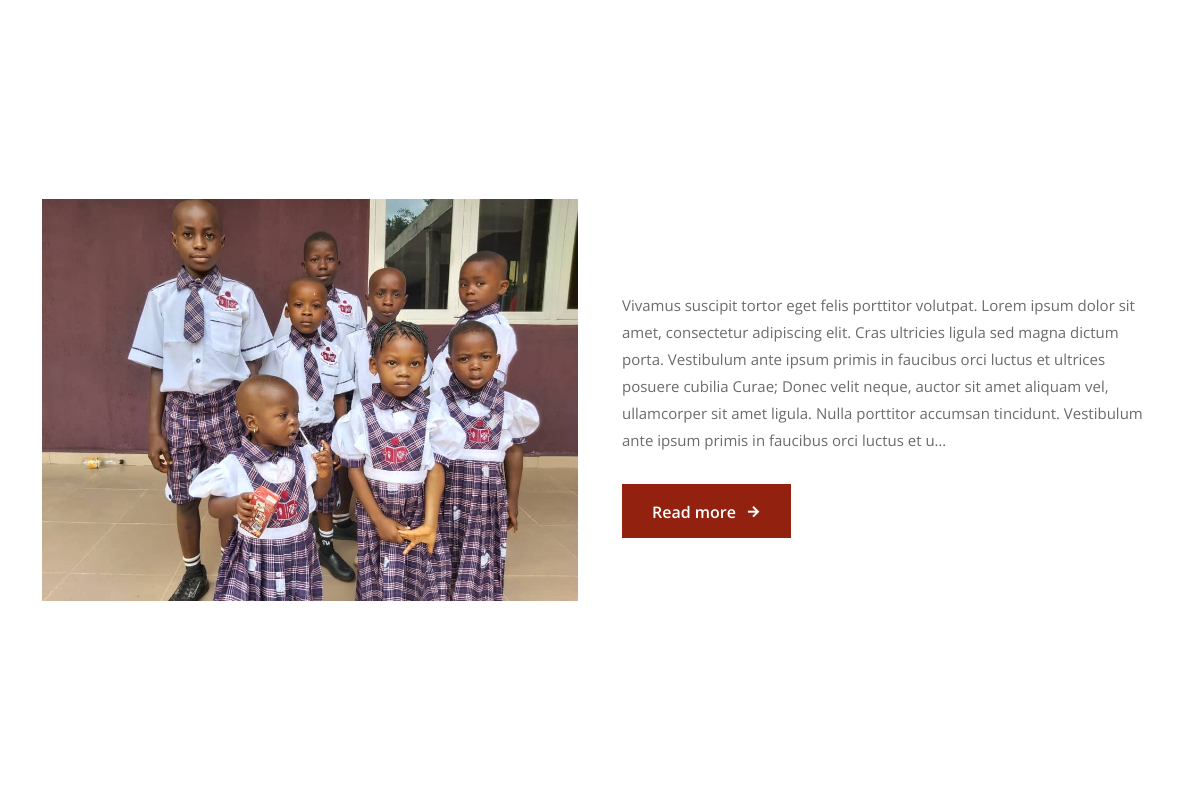
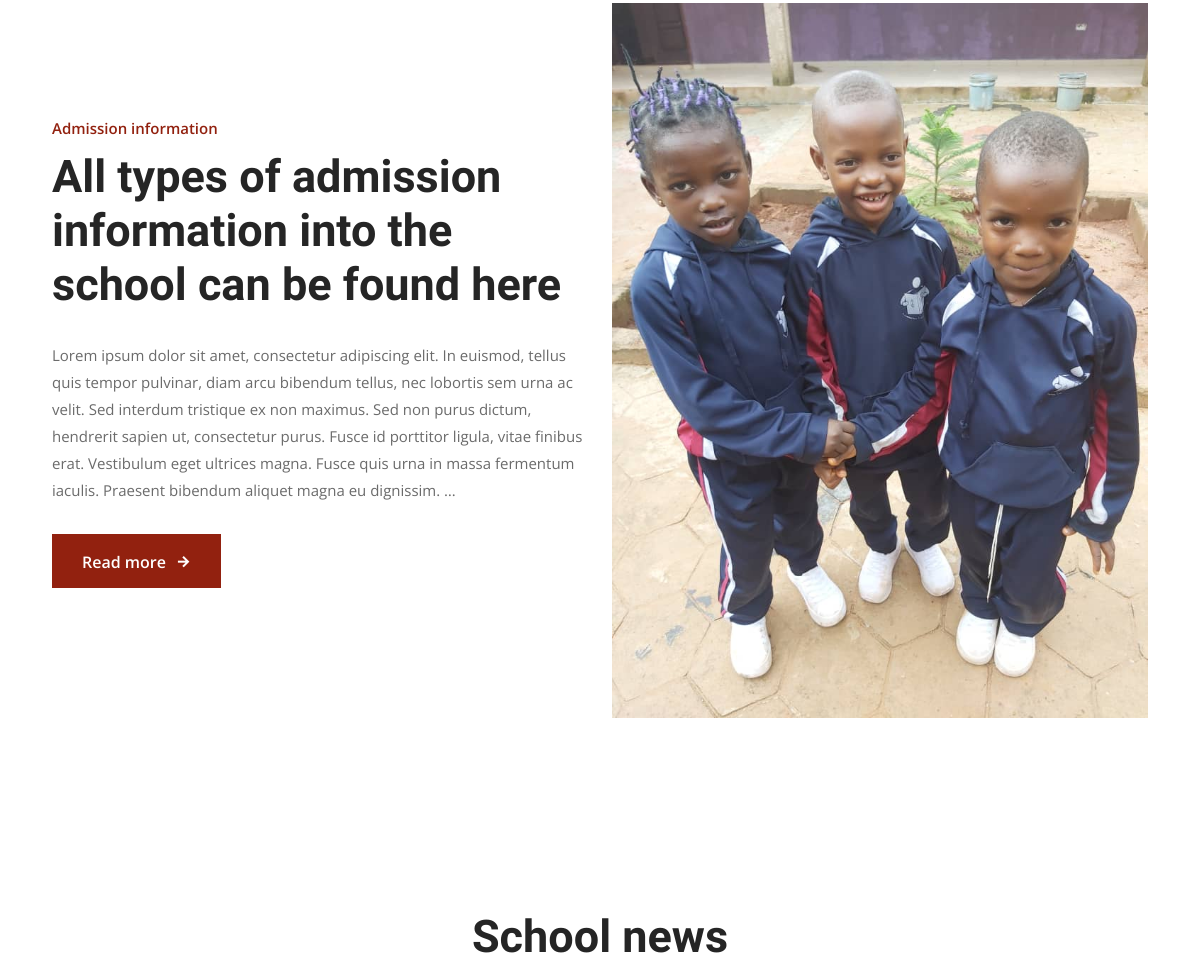
The app's page / (middle part), older data (2 pictures, top to bottom).
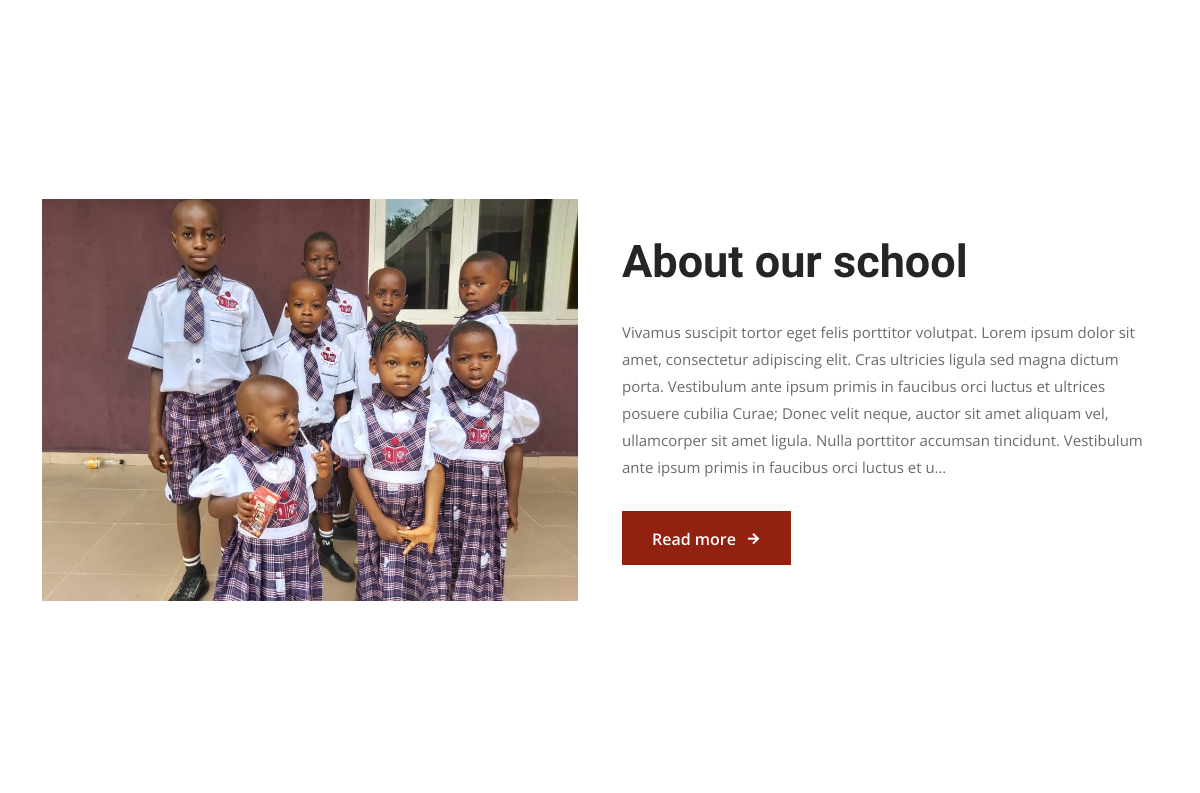
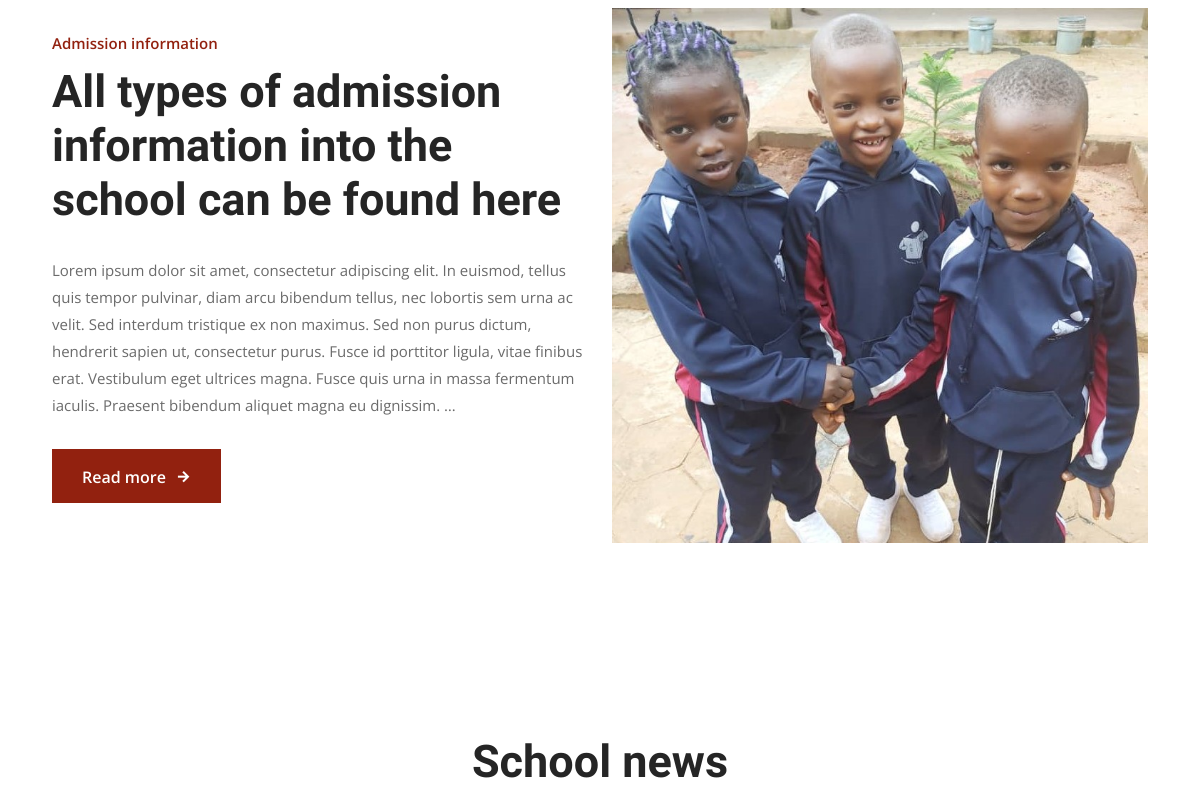
The same page, newer data (2 pictures, top to bottom).
### core/models.py (models this page shows, shortened)
class About(models.Model):
    welcome_note = models.TextField()
    welcome_note_image = models.ImageField(upload_to='about')
    history = RichTextUploadingField()
    history_title = models.CharField(max_length=20)
    history_image = models.ImageField(upload_to='about')
    admission_information = RichTextField()
    admission_information_image = models.ImageField(upload_to='about')
    class Meta:
        verbose_name_plural = 'About'

### core/views.py (the view)
# urls.py: path('', views.home, name='home'),
def home(request):
    now = datetime.datetime.now()
    events = Event.objects.filter(date__gte=now)[:3]
    next_event = None
    if events.exists():
        next_event = Event.objects.filter(date__gte=now).earliest()
    news = News.objects.all()[:3]
    about = About.objects.first()
    context = {
        'events': events, 'next_event': next_event,
        'news': news, 'about': about,
    }
    return render(request, 'home.html', context)

### core/context_processors.py (called while the page is built)
def euroclass(request):
    return {
        'about': About.objects.first(),
        'latest_news': News.objects.all()[:3],
        'info': SchoolContactInfo.objects.first(),
    }

### templates/home.html (shortened to what this page needs)
{% extends "base.html" %}
{% load static %}
{% block content %}
<section class="about-area ptb-100">
</section>
<section class="about-area ptb-100">
    <div class="container">
        <div class="row align-items-center">
            <div class="col-xl-6">
                <div class="about-img-two mr-15">
                    {% if about.history_image %}
                    <img src="{{ about.history_image.url }}" alt="Image">
                    {% endif %}
                </div>
            </div>
            <div class="col-xl-6">
                <div class="about-content ml-15">
                    <h2>{{ about.history_title }}</h2>
                    <p>{{ about.history|safe|truncatechars:420 }}</p>
                    <a href="{% url 'history' %}" class="default-btn">
                        Read more
                        <i class="ri-arrow-right-line"></i>
                    </a>
                </div>
            </div>
        </div>
    </div>
</section>
<section class="about-area ptb-100">
    <div class="container">
        <div class="row align-items-center">
            <div class="col-lg-6 mb-3">
                <div class="admission-content ml-15">
                    <span>Admission information</span>
                    <h2>All types of admission information into the school can be found here</h2>
                    <p>{{ about.admission_information|safe|truncatewords:63 }}</p>
                    <a href="{% url 'admission' %}" class="default-btn">
						Read more
						<i class="ri-arrow-right-line"></i>
					</a>
                </div>
            </div>
            <div class="col-lg-6">
                <div class="about-img-two mr-15">
                    {% if about.admission_information_image %}
                    <img style="width: 700px;" src="{{ about.admission_information_image.url }}" alt="Image">
                    {% endif %}
                </div>
            </div>
        </div>
    </div>
</section>
{% if news %}
<section class="blog-area pt-100 pb-70">
    <div class="container">
        <div class="section-title">
            <h2>School news</h2>
        </div>
    </div>
</section>
{% endif %}
{% endblock %}

Row changes from the older to the newer data that the page shows:
changed About: history_title (not shown) → "About our school"; admission_information_image: a different picture
